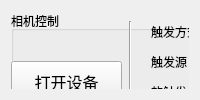
      <widget class="QWidget" name="tab_operate">
       <attribute name="icon">
        <iconset>
         <normaloff>../source/icon/设备组合.png</normaloff>../source/icon/设备组合.png</iconset>
       </attribute>
       <attribute name="title">
        <string>设备控制</string>
       </attribute>
       <layout class="QVBoxLayout" name="verticalLayout_4">
        <item>
         <widget class="QWidget" name="widget" native="true">
          <widget class="QGroupBox" name="groupBox_2">
           <property name="geometry">
            <rect>
             <x>0</x>
             <y>0</y>
             <width>991</width>
             <height>351</height>
            </rect>
           </property>
           <property name="font">
            <font>
             <family>Microsoft YaHei UI</family>
             <pointsize>9</pointsize>
            </font>
           </property>
           <property name="title">
            <string>相机控制</string>
           </property>
           <widget class="QLabel" name="Image_display">
            <property name="geometry">
             <rect>
              <x>490</x>
              <y>10</y>
              <width>491</width>
              <height>271</height>
             </rect>
            </property>
            <property name="styleSheet">
             <string notr="true">QLabel
{
	border:2px solid gray;
}</string>
            </property>
            <property name="text">
             <string>这是图像显示区域</string>
            </property>
           </widget>
           <widget class="QPushButton" name="btn_OpenDevice">
            <property name="geometry">
             <rect>
              <x>0</x>
              <y>50</y>
              <width>111</width>
              <height>41</height>
             </rect>
            </property>
            <property name="font">
             <font>
              <family>Microsoft YaHei UI</family>
              <pointsize>12</pointsize>
             </font>
            </property>
            <property name="text">
             <string>打开设备</string>
            </property>
           </widget>
           <widget class="QPushButton" name="btn_CloseDevice">
            <property name="geometry">
             <rect>
              <x>0</x>
              <y>110</y>
              <width>111</width>
              <height>41</height>
             </rect>
            </property>
            <property name="font">
             <font>
              <family>Microsoft YaHei UI</family>
              <pointsize>12</pointsize>
             </font>
            </property>
            <property name="text">
             <string>关闭设备</string>
            </property>
           </widget>
           <widget class="QPushButton" name="btn_StartDevice">
            <property name="geometry">
             <rect>
              <x>0</x>
              <y>170</y>
              <width>111</width>
              <height>41</height>
             </rect>
            </property>
            <property name="font">
             <font>
              <family>Microsoft YaHei UI</family>
              <pointsize>12</pointsize>
             </font>
            </property>
            <property name="text">
             <string>开始采集</string>
            </property>
           </widget>
           <widget class="QPushButton" name="btn_StopDevice">
            <property name="geometry">
             <rect>
              <x>0</x>
              <y>230</y>
              <width>111</width>
              <height>41</height>
             </rect>
            </property>
            <property name="font">
             <font>
              <family>Microsoft YaHei UI</family>
              <pointsize>12</pointsize>
             </font>
            </property>
            <property name="text">
             <string>关闭采集</string>
            </property>
           </widget>
           <widget class="Line" name="line">
            <property name="geometry">
             <rect>
              <x>110</x>
              <y>10</y>
              <width>18</width>
              <height>280</height>
             </rect>
            </property>
            <property name="orientation">
             <enum>Qt::Vertical</enum>
            </property>
           </widget>
           <widget class="QLabel" name="label">
            <property name="geometry">
             <rect>
              <x>140</x>
              <y>10</y>
              <width>61</width>
              <height>21</height>
             </rect>
            </property>
            <property name="text">
             <string>触发方式：</string>
            </property>
           </widget>
           <widget class="QLabel" name="label_2">
            <property name="geometry">
             <rect>
              <x>140</x>
              <y>40</y>
              <width>61</width>
              <height>21</height>
             </rect>
            </property>
            <property name="text">
             <string>触发源：</string>
            </property>
           </widget>
           <widget class="QLabel" name="label_4">
            <property name="geometry">
             <rect>
              <x>140</x>
              <y>130</y>
              <width>61</width>
              <height>21</height>
             </rect>
            </property>
            <property name="text">
             <string>曝光时间：</string>
            </property>
           </widget>
           <widget class="QComboBox" name="cb_TriggerMode">
            <property name="geometry">
             <rect>
              <x>200</x>
              <y>10</y>
              <width>151</width>
              <height>22</height>
             </rect>
            </property>
            <item>
             <property name="text">
              <string>OFF</string>
             </property>
            </item>
            <item>
             <property name="text">
              <string>ON</string>
             </property>
            </item>
           </widget>
           <widget class="QComboBox" name="cb_TriggerSource">
            <property name="geometry">
             <rect>
              <x>200</x>
              <y>40</y>
              <width>151</width>
              <height>22</height>
             </rect>
            </property>
            <item>
             <property name="text">
              <string>Software</string>
             </property>
            </item>
            <item>
             <property name="text">
              <string>Line0</string>
             </property>
            </item>
            <item>
             <property name="text">
              <string>Line2</string>
             </property>
            </item>
            <item>
             <property name="text">
              <string>Line3</string>
             </property>
            </item>
           </widget>
           <widget class="QLineEdit" name="txt_Shutter">
            <property name="geometry">
             <rect>
              <x>200</x>
              <y>130</y>
              <width>151</width>
              <height>22</height>
             </rect>
            </property>
            <property name="text">
             <string>80000</string>
            </property>
           </widget>
           <widget class="Line" name="line_2">
            <property name="geometry">
             <rect>
              <x>460</x>
              <y>10</y>
              <width>18</width>
              <height>280</height>
             </rect>
            </property>
            <property name="orientation">
             <enum>Qt::Vertical</enum>
            </property>
           </widget>
           <widget class="QLabel" name="label_13">
            <property name="geometry">
             <rect>
              <x>140</x>
              <y>160</y>
              <width>61</width>
              <height>21</height>
             </rect>
            </property>
            <property name="text">
             <string>增益：</string>
            </property>
           </widget>
           <widget class="QLineEdit" name="txt_Gain">
            <property name="geometry">
             <rect>
              <x>200</x>
              <y>160</y>
              <width>151</width>
              <height>22</height>
             </rect>
            </property>
            <property name="text">
             <string>2.0</string>
            </property>
           </widget>
           <widget class="QLabel" name="label_14">
            <property name="geometry">
             <rect>
              <x>140</x>
              <y>70</y>
              <width>61</width>
              <height>21</height>
             </rect>
            </property>
            <property name="text">
             <string>软触发：</string>
            </property>
           </widget>
           <widget class="QPushButton" name="btn_SoftTriggerCommand">
            <property name="geometry">
             <rect>
              <x>200</x>
              <y>70</y>
              <width>151</width>
              <height>23</height>
             </rect>
            </property>
            <property name="text">
             <string>发送软触发命令</string>
            </property>
           </widget>
           <widget class="QLabel" name="label_16">
            <property name="geometry">
             <rect>
              <x>140</x>
              <y>100</y>
              <width>61</width>
              <height>21</height>
             </rect>
            </property>
            <property name="text">
             <string>触发极性：</string>
            </property>
           </widget>
           <widget class="QComboBox" name="cb_TriggerActivation">
            <property name="geometry">
             <rect>
              <x>200</x>
              <y>100</y>
              <width>151</width>
              <height>22</height>
             </rect>
            </property>
            <item>
             <property name="text">
              <string>FALL</string>
             </property>
            </item>
            <item>
             <property name="text">
              <string>RISE</string>
             </property>
            </item>
           </widget>
           <widget class="QLabel" name="label_17">
            <property name="geometry">
             <rect>
              <x>130</x>
              <y>190</y>
              <width>71</width>
              <height>21</height>
             </rect>
            </property>
            <property name="text">
             <string>自动白平衡：</string>
            </property>
           </widget>
           <widget class="QComboBox" name="cb_AutoWhite">
            <property name="geometry">
             <rect>
              <x>200</x>
              <y>190</y>
              <width>151</width>
              <height>22</height>
             </rect>
            </property>
            <item>
             <property name="text">
              <string>OFF</string>
             </property>
            </item>
            <item>
             <property name="text">
              <string>Once</string>
             </property>
            </item>
            <item>
             <property name="text">
              <string>Continuous</string>
             </property>
            </item>
           </widget>
           <widget class="QLabel" name="label_18">
            <property name="geometry">
             <rect>
              <x>140</x>
              <y>220</y>
              <width>61</width>
              <height>21</height>
             </rect>
            </property>
            <property name="text">
             <string>通道选择：</string>
            </property>
           </widget>
           <widget class="QComboBox" name="cb_RatioSelector">
            <property name="geometry">
             <rect>
              <x>200</x>
              <y>220</y>
              <width>151</width>
              <height>22</height>
             </rect>
            </property>
            <item>
             <property name="text">
              <string>RED</string>
             </property>
            </item>
            <item>
             <property name="text">
              <string>GREEN</string>
             </property>
            </item>
            <item>
             <property name="text">
              <string>BLUE</string>
             </property>
            </item>
           </widget>
           <widget class="QLineEdit" name="txt_BalanceRatio">
            <property name="geometry">
             <rect>
              <x>200</x>
              <y>250</y>
              <width>151</width>
              <height>22</height>
             </rect>
            </property>
            <property name="text">
             <string>2.0</string>
            </property>
           </widget>
           <widget class="QLabel" name="label_19">
            <property name="geometry">
             <rect>
              <x>130</x>
              <y>250</y>
              <width>71</width>
              <height>21</height>
             </rect>
            </property>
            <property name="text">
             <string>白平衡系数：</string>
            </property>
           </widget>
          </widget>
          <widget class="QGroupBox" name="groupBox_3">
           <property name="geometry">
            <rect>
             <x>0</x>
             <y>340</y>
             <width>981</width>
             <height>281</height>
            </rect>
           </property>
           <property name="title">
            <string>工作台及光谱仪控制</string>
           </property>
           <widget class="QLabel" name="lab_SpectrunCaption">
            <property name="geometry">
             <rect>
              <x>490</x>
              <y>20</y>
              <width>491</width>
              <height>241</height>
             </rect>
            </property>
            <property name="styleSheet">
             <string notr="true">QLabel
{
	border:2px solid gray;
}</string>
            </property>
            <property name="text">
             <string>这是光谱显示区域</string>
            </property>
           </widget>
           <widget class="Line" name="line_3">
            <property name="geometry">
             <rect>
              <x>460</x>
              <y>10</y>
              <width>18</width>
              <height>310</height>
             </rect>
            </property>
            <property name="orientation">
             <enum>Qt::Vertical</enum>
            </property>
           </widget>
           <widget class="QGroupBox" name="groupBox_17">
            <property name="geometry">
             <rect>
              <x>0</x>
              <y>40</y>
              <width>451</width>
              <height>221</height>
             </rect>
            </property>
            <property name="title">
             <string>PLC</string>
            </property>
            <widget class="QPushButton" name="btn_ConnectPLC">
             <property name="geometry">
              <rect>
               <x>240</x>
               <y>10</y>
               <width>75</width>
               <height>23</height>
              </rect>
             </property>
             <property name="text">
              <string>连接</string>
             </property>
            </widget>
            <widget class="QPushButton" name="btn_DisconnectPLC">
             <property name="geometry">
              <rect>
               <x>350</x>
               <y>10</y>
               <width>75</width>
               <height>23</height>
              </rect>
             </property>
             <property name="text">
              <string>断开</string>
             </property>
            </widget>
            <widget class="QTabWidget" name="tabWidget">
             <property name="geometry">
              <rect>
               <x>-10</x>
               <y>20</y>
               <width>461</width>
               <height>201</height>
              </rect>
             </property>
             <property name="currentIndex">
              <number>1</number>
             </property>
             <widget class="QWidget" name="tab_4">
              <attribute name="title">
               <string>自动</string>
              </attribute>
              <widget class="QPushButton" name="btn_Auto_StartPLC">
               <property name="geometry">
                <rect>
                 <x>30</x>
                 <y>40</y>
                 <width>71</width>
                 <height>51</height>
                </rect>
               </property>
               <property name="text">
                <string>开始</string>
               </property>
              </widget>
              <widget class="QPushButton" name="btn_Auto_StopPLC">
               <property name="geometry">
                <rect>
                 <x>130</x>
                 <y>40</y>
                 <width>71</width>
                 <height>51</height>
                </rect>
               </property>
               <property name="text">
                <string>停止</string>
               </property>
              </widget>
              <widget class="QPushButton" name="btn_Auto_ResetPLC">
               <property name="geometry">
                <rect>
                 <x>240</x>
                 <y>40</y>
                 <width>71</width>
                 <height>51</height>
                </rect>
               </property>
               <property name="text">
                <string>复位</string>
               </property>
              </widget>
             </widget>
             <widget class="QWidget" name="tab_5">
              <attribute name="title">
               <string>手动</string>
              </attribute>
              <widget class="QPushButton" name="btn_Manu_ResetPLC">
               <property name="geometry">
                <rect>
                 <x>220</x>
                 <y>10</y>
                 <width>91</width>
                 <height>31</height>
                </rect>
               </property>
               <property name="text">
                <string>reset</string>
               </property>
              </widget>
              <widget class="QPushButton" name="btn_Manu_Left1">
               <property name="geometry">
                <rect>
                 <x>120</x>
                 <y>40</y>
                 <width>75</width>
                 <height>23</height>
                </rect>
               </property>
               <property name="text">
                <string>&lt;&lt;</string>
               </property>
              </widget>
              <widget class="QPushButton" name="btn_Manu_Right1">
               <property name="geometry">
                <rect>
                 <x>320</x>
                 <y>40</y>
                 <width>75</width>
                 <height>23</height>
                </rect>
               </property>
               <property name="text">
                <string>&gt;&gt;</string>
               </property>
              </widget>
              <widget class="QPushButton" name="btn_Manu_Left2">
               <property name="geometry">
                <rect>
                 <x>120</x>
                 <y>80</y>
                 <width>75</width>
                 <height>23</height>
                </rect>
               </property>
               <property name="text">
                <string>&lt;&lt;</string>
               </property>
              </widget>
              <widget class="QPushButton" name="btn_Manu_Right2">
               <property name="geometry">
                <rect>
                 <x>320</x>
                 <y>80</y>
                 <width>75</width>
                 <height>23</height>
                </rect>
               </property>
               <property name="text">
                <string>&gt;&gt;</string>
               </property>
              </widget>
              <widget class="QLabel" name="label_3">
               <property name="geometry">
                <rect>
                 <x>40</x>
                 <y>40</y>
                 <width>51</width>
                 <height>31</height>
                </rect>
               </property>
               <property name="text">
                <string>1轴</string>
               </property>
              </widget>
              <widget class="QLabel" name="label_20">
               <property name="geometry">
                <rect>
                 <x>40</x>
                 <y>90</y>
                 <width>51</width>
                 <height>31</height>
                </rect>
               </property>
               <property name="text">
                <string>2轴</string>
               </property>
              </widget>
              <widget class="QPushButton" name="btn_Manu_StopPLC">
               <property name="geometry">
                <rect>
                 <x>220</x>
                 <y>60</y>
                 <width>91</width>
                 <height>31</height>
                </rect>
               </property>
               <property name="text">
                <string>stop</string>
               </property>
              </widget>
             </widget>
            </widget>
           </widget>
          </widget>
         </widget>
        </item>
       </layout>
      </widget>
